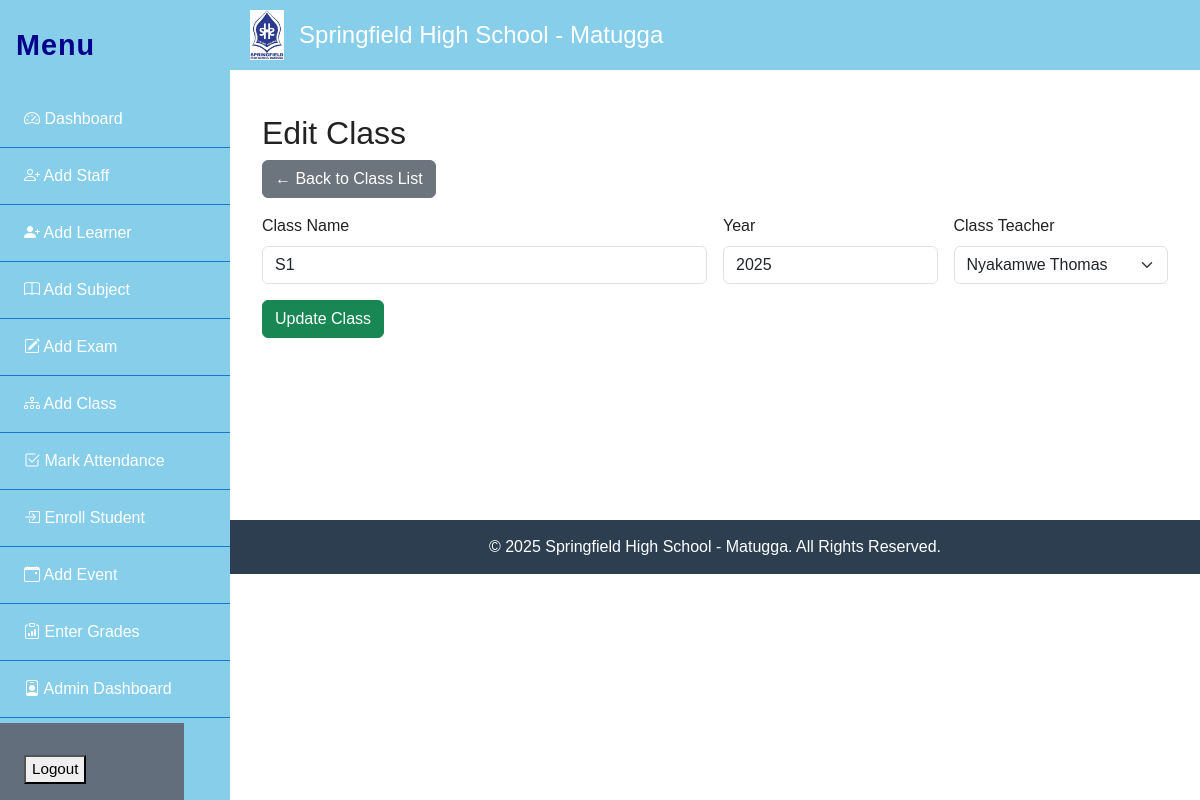
Page /class/addclass.php?id=1 on the committed database.
### tables this page shows
CREATE TABLE `classes` (
  `class_id` int(11) NOT NULL,
  `name` varchar(50) DEFAULT NULL,
  `year` int(11) DEFAULT NULL,
  `teacher_id` int(11) DEFAULT NULL
);

CREATE TABLE `staff` (
  `staff_id` int(11) NOT NULL,
  `first_name` varchar(50) DEFAULT NULL,
  `last_name` varchar(50) DEFAULT NULL,
  `dob` date DEFAULT NULL,
  `role` varchar(50) DEFAULT NULL,
  `department` varchar(50) DEFAULT NULL,
  `email` varchar(100) DEFAULT NULL,
  `phone` varchar(20) DEFAULT NULL,
  `address` text DEFAULT NULL,
  `password` varchar(255) NOT NULL
);

### class/addclass.php (the view, shortened to what this page needs)
<?php
require_once('../db.php');
$teachers = $conn->query("SELECT staff_id, first_name, last_name FROM staff");
$edit = isset($_GET['id']);
if ($edit) {
    $id = intval($_GET['id']);
    $stmt = $conn->prepare("SELECT * FROM classes WHERE class_id = ?");
    $stmt->bind_param('i', $id);
    $stmt->execute();
    $class = $stmt->get_result()->fetch_assoc();
}
$values = [
    'name' => $edit ? $class['name'] : '',
    'year' => $edit ? $class['year'] : '',
    'teacher_id' => $edit ? $class['teacher_id'] : ''
];
?>
<!DOCTYPE html>
<html>
<head>
    <link rel="stylesheet" href="https://cdn.jsdelivr.net/npm/bootstrap@5.3.2/dist/css/bootstrap.min.css">
    <link rel="stylesheet" href="../assets/css/style.css">
</head>
<body>
    <?php include '../header.php'; ?>
    <?php include '../includes/sidebar.php'; ?>
    <div class="main-content">
        <div class="container py-4">
            <h2><?= $edit ? "Edit Class" : "Add New Class" ?></h2>
            <a href="classlist.php" class="btn btn-secondary mb-3">&larr; Back to Class List</a>
            <form method="post" class="row g-3">
                <div class="col-md-6">
                    <label class="form-label">Class Name</label>
                    <input type="text" name="name" class="form-control" required value="<?= htmlspecialchars($values['name']) ?>">
                </div>
                <div class="col-md-3">
                    <label class="form-label">Year</label>
                    <input type="number" name="year" class="form-control" required value="<?= htmlspecialchars($values['year']) ?>">
                </div>
                <div class="col-md-3">
                    <label class="form-label">Class Teacher</label>
                    <select name="teacher_id" class="form-select">
                        <?php
                        if ($teachers->num_rows > 0) {
                            $teachers->data_seek(0);
                            while ($t = $teachers->fetch_assoc()): ?>
                                <option value="<?= $t['staff_id'] ?>" <?= $t['staff_id'] == $values['teacher_id'] ? 'selected' : '' ?>>
                                    <?= htmlspecialchars($t['first_name'] . ' ' . $t['last_name']) ?>
                                </option>
                        <?php endwhile; } ?>
                    </select>
                </div>
                <div class="col-12">
                    <button type="submit" class="btn btn-success"><?= $edit ? "Update" : "Add" ?> Class</button>
                </div>
            </form>
        </div>
    </div>
    <?php include '../footer.php'; ?>
</body>
</html>

### assets/css/style.css (style rules this page uses)
body { margin: 0; padding: 0; font-family: 'Segoe UI', Arial, sans-serif; background: #ffffff; color: #222; }
.container { width: 0 auto; max-width: 0 auto; margin: 0 auto; }
.main-content { min-height: 450px; padding: 35px 0; }

### class/addclass.php (style rules this page uses)
body { margin: 0; }
.main-content { margin-left: auto; padding: 20px; }

### header.php (style rules this page uses)
body { margin: 0; font-family: Arial, sans-serif; }

### includes/sidebar.php (style rules this page uses)
body.with-sidebar { margin-left: 230px; transition: margin-left 0.3s; }

### rows in the picture
classes: name "S1", year "2025", teacher_id "Nyakamwe Thomas"
